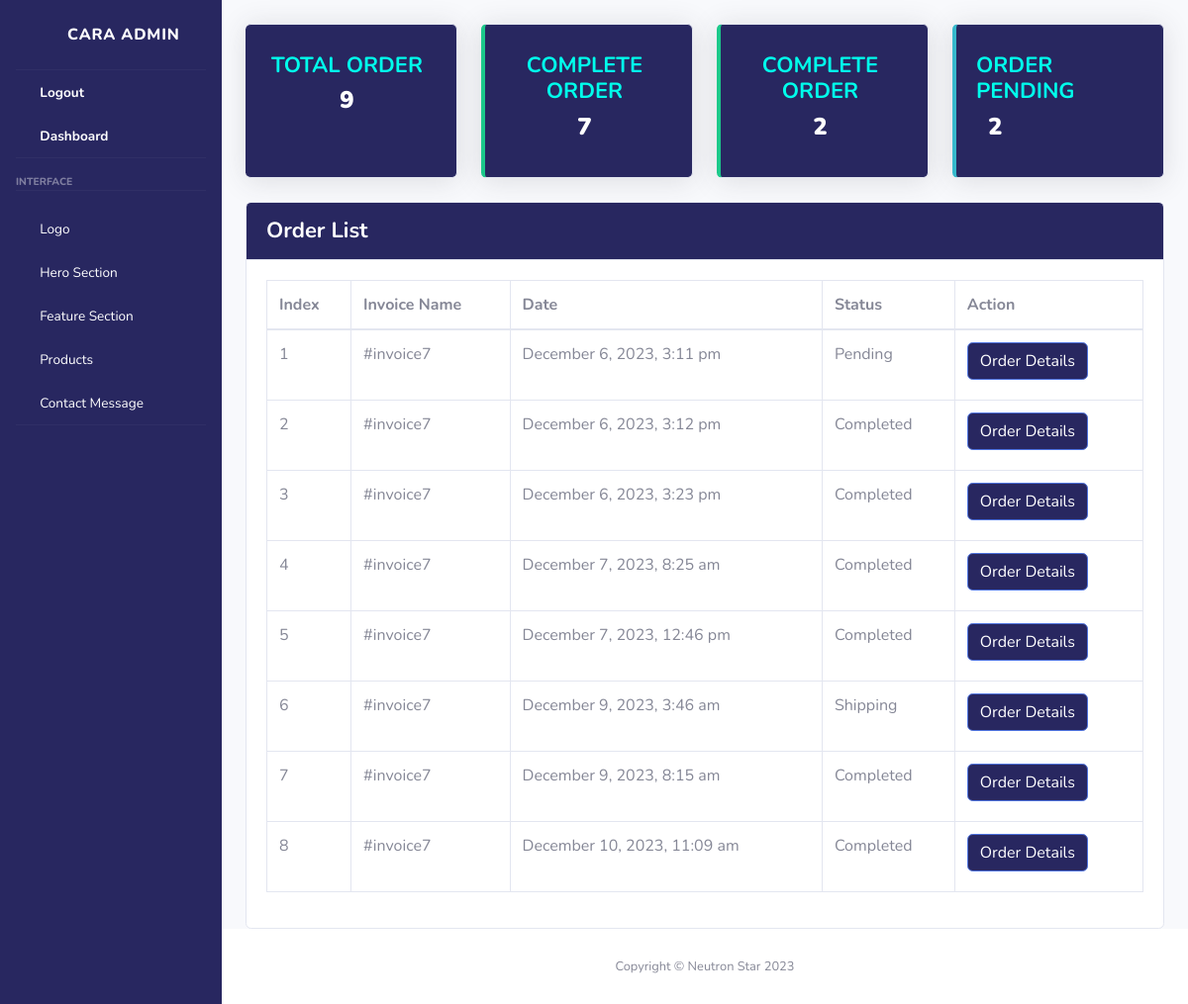
Screenshot of /admin/dashboard.php (signed in) with the database file from the repository.
### tables this page shows
CREATE TABLE `invoice` (
  `id` int(11) NOT NULL,
  `invoice_name` varchar(50) NOT NULL,
  `user_id` int(11) NOT NULL,
  `date` varchar(100) NOT NULL,
  `status` int(11) NOT NULL DEFAULT 0
);

### admin/dashboard.php (the view, shortened to what this page needs)
<?php include("connection.php");?>
<!DOCTYPE html>
<html lang="en">
<head>
    <link href="vendor/fontawesome-free/css/all.min.css" rel="stylesheet" type="text/css">
    <link href="https://cdn.jsdelivr.net/npm/bootstrap@5.2.3/dist/css/bootstrap.min.css" rel="stylesheet">
    <link href="css/sb-admin-2.css" rel="stylesheet">
    <link href="css/admin.css" rel="stylesheet">
</head>
<body id="page-top">
    <div id="wrapper">
    <?php include 'sidebar.php';?>
        <div id="content-wrapper" class="d-flex flex-column">
            <div id="content">
                <div class="container-fluid">
                    <div class="row mt-4">
                        <div class="col-xl-3 col-md-6 mb-4">
                            <div class="card border-left-primary dashboard_top_card shadow h-100 py-2">
                                <div class="card-body">
                                    <div class="row no-gutters align-items-center">
                                        <div class="col mr-2 text-center">
                                            <div class="text-xs dashboard_card  font-weight-bold text-primary text-uppercase mb-1">
                                               <h3>Total Order</h3>
                                            </div>
                                            <div class="h5 mb-0 dashboard_card_value font-weight-bold text-gray-800">
                                            <?php
                                                $total_order=1;
                                                $sql='SELECT*FROM invoice';
                                                $result=$connection->query($sql);
                                                while($row=mysqli_fetch_assoc($result)){
                                                    $total_order=$total_order+1;
                                                }
                                                ?>
                                                <h4><?php echo $total_order;?></h4>
                                            </div>
                                        </div>
                                    </div>
                                </div>
                            </div>
                        </div>
                        <div class="col-xl-3 col-md-6 mb-4">
                            <div class="card border-left-success shadow h-100 py-2 dashboard_top_card">
                                <div class="card-body dashboard_card_body">
                                    <div class="row no-gutters align-items-center">
                                        <div class="col mr-2">
                                            <div class="text-xs dashboard_card font-weight-bold text-success text-uppercase mb-1">
                                                <h3>Complete Order</h3>
                                            </div>
                                            <div class="h5 mb-0 dashboard_card_value font-weight-bold text-gray-800">
                                            <?php
                                            $order_complete=1;
                                            $sql='SELECT*FROM invoice where status=2';
                                            $result=$connection->query($sql);
                                            while($row=mysqli_fetch_assoc($result)){
                                                $order_complete=$order_complete+1;
                                            }
                                            ?>
                                               <h4>
                                                    <?php echo $order_complete;?>
                                                </h4>
                                            </div>
                                        </div>
                                    </div>
                                </div>
                            </div>
                        </div>
                        <div class="col-xl-3 col-md-6 mb-4">
                            <div class="card border-left-success shadow h-100 py-2 dashboard_top_card">
                                <div class="card-body dashboard_card_body">
                                    <div class="row no-gutters align-items-center">
                                        <div class="col mr-2">
                                            <div class="text-xs dashboard_card font-weight-bold text-success text-uppercase mb-1">
                                                <h3>Complete Order</h3>
                                            </div>
                                            <div class="h5 mb-0 dashboard_card_value font-weight-bold text-gray-800">
                                            <?php
                                                $order_shipping=1;
                                                $sql='SELECT*FROM invoice where status=1';
                                                $result=$connection->query($sql);
                                                while($row=mysqli_fetch_assoc($result)){
                                                    $order_shipping=$order_shipping+1;
                                                }
                                                ?>
                                                <h4><?php echo $order_shipping;?></h4>
                                            </div>
                                        </div>
                                    </div>
                                </div>
                            </div>
                        </div>
                        <div class="col-xl-3 col-md-6 mb-4">
                            <div class="card border-left-info shadow h-100 py-2 dashboard_top_card">
                                <div class="card-body">
                                    <div class="row no-gutters align-items-center">
                                        <div class="col mr-2">
                                            <div class="text-xs font-weight-bold dashboard_card text-info text-uppercase mb-1">
                                                <h3>Order Pending</h3>
                                            </div>
                                            <div class="row no-gutters align-items-center">
                                                    <div class="h5 mb-0 mr-3 dashboard_card_value font-weight-bold text-gray-800">
                                                    <?php
                                                $order_pending=1;
                                                $sql='SELECT*FROM invoice where status=0';
                                                $result=$connection->query($sql);
                                                while($row=mysqli_fetch_assoc($result)){
                                                    $order_pending=$order_pending+1;
                                                }
                                                ?>
                                                <h4><?php echo $order_pending;?></h4>
                                                </div>
                                            </div>
                                        </div>
                                    </div>
                                </div>
                            </div>
                        </div>
                    </div>
                    <div class="card">
                    <div class="card-header">
                      <span>Order List</span>
                    </div>
                    <div class="card-body">
                    <div class="table-responsive">
                                <table class="table table-bordered" id="dataTable" width="100%" cellspacing="0">
                                    <thead>
                                        <tr>
                                            <th>Index</th>
                                            <th>Invoice Name</th>
                                            <th>Date</th>
                                            <th>Status</th>
                                            <th>Action</th>
                                        </tr>
                                    </thead>
                                    <tbody>
                                    <?php
                            $sql = "select*from invoice";
                            $result = $connection-> query($sql);
                            $serial = 1;
                            while($data = $result-> fetch_assoc()){
                        ?>
                                        <tr>
                                            <td><?php echo $serial++;?></td>
                                            <td><?php echo $data['invoice_name'];?> </td>
                                            <td><?php echo $data['date'];?> </td>
                                            <td>
                                            <?php
                                            if($data['status']==0){
                                                echo "Pending";
                                            }
                                            if($data['status']==1){
                                                echo "Shipping";
                                            }
                                            if($data['status']==2){
                                                echo "Completed";
                                            }
                                            ?>
                                            </td>
                                            <td>
                                               <a href="order_details.php?id=<?php echo $data['id'];?>" class="btn btn-primary mb-2">Order Details</a>
                                            </td>
                                        </tr>
                                        <?php } ?>
                                    </tbody>
                                </table>
                            </div>
                    </div>
                    </div>
                </div>
            </div>
            <footer class="sticky-footer bg-white">
                <div class="container my-auto">
                    <div class="copyright text-center my-auto">
                        <span>Copyright &copy; Neutron Star 2023</span>
                    </div>
                </div>
            </footer>
        </div>
    </div>
</body>
</html>

### admin/css/admin.css (style rules this page uses)
.dashboard_card h3 { font-weight: 700; font-size: 22px; color: #00ffec; }
.dashboard_card_body { padding: 20px 10px; text-align: center; }
.dashboard_card_value h4 { font-weight: 900; color: #ffff; }
.border-left-primary { border-left: 0px !important; }
.dashboard_top_card { background-color: #282760; }
.card-header { background: #282760; }
.card-header span { font-size: 22px; font-weight: 700; color: #ffffff; }
table#dataTable tbody tr td a { color: #ffff; background: #282760; }

### rows the page displays
invoice: invoice_name "#invoice7", date "December 6, 2023, 3:11 pm", status "Pending"
invoice: invoice_name "#invoice7", date "December 6, 2023, 3:12 pm", status "Completed"
invoice: invoice_name "#invoice7", date "December 6, 2023, 3:23 pm", status "Completed"
invoice: invoice_name "#invoice7", date "December 7, 2023, 8:25 am", status "Completed"
invoice: invoice_name "#invoice7", date "December 7, 2023, 12:46 pm", status "Completed"
invoice: invoice_name "#invoice7", date "December 9, 2023, 3:46 am", status "Shipping"
invoice: invoice_name "#invoice7", date "December 9, 2023, 8:15 am", status "Completed"
invoice: invoice_name "#invoice7", date "December 10, 2023, 11:09 am", status "Completed"

### other values shown
$total_order "9"
$order_complete "7"
$order_shipping "2"
$order_pending "2"
